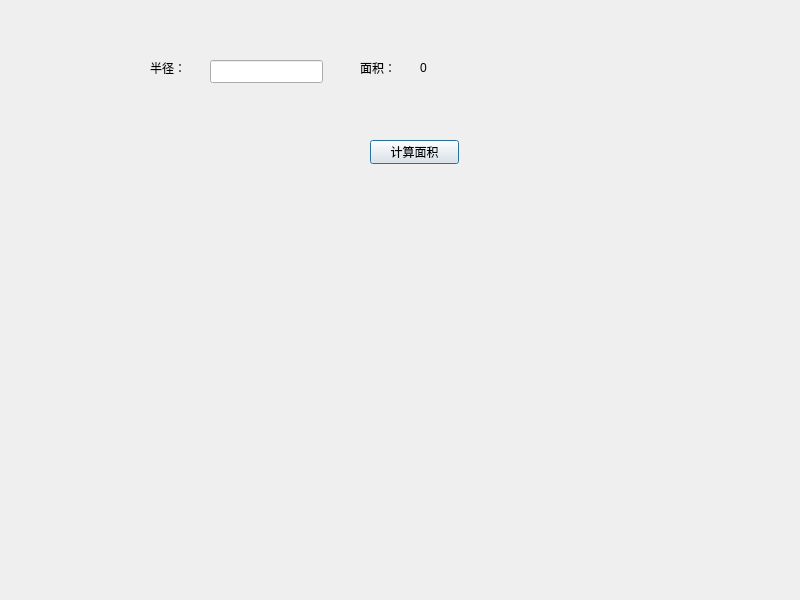
<?xml version="1.0" encoding="UTF-8"?>
<ui version="4.0">
 <class>radiusLable</class>
 <widget class="QDialog" name="radiusLable">
  <property name="geometry">
   <rect>
    <x>0</x>
    <y>0</y>
    <width>800</width>
    <height>600</height>
   </rect>
  </property>
  <property name="windowTitle">
   <string>Dialog</string>
  </property>
  <widget class="QLabel" name="radiusLabel">
   <property name="geometry">
    <rect>
     <x>150</x>
     <y>60</y>
     <width>72</width>
     <height>15</height>
    </rect>
   </property>
   <property name="text">
    <string>半径：</string>
   </property>
  </widget>
  <widget class="QLineEdit" name="radiusLineEdit">
   <property name="geometry">
    <rect>
     <x>210</x>
     <y>60</y>
     <width>113</width>
     <height>23</height>
    </rect>
   </property>
  </widget>
  <widget class="QLabel" name="areaLable">
   <property name="geometry">
    <rect>
     <x>360</x>
     <y>60</y>
     <width>71</width>
     <height>16</height>
    </rect>
   </property>
   <property name="text">
    <string>面积：</string>
   </property>
  </widget>
  <widget class="QLabel" name="areaResultLable">
   <property name="geometry">
    <rect>
     <x>420</x>
     <y>60</y>
     <width>72</width>
     <height>16</height>
    </rect>
   </property>
   <property name="mouseTracking">
    <bool>false</bool>
   </property>
   <property name="acceptDrops">
    <bool>false</bool>
   </property>
   <property name="autoFillBackground">
    <bool>false</bool>
   </property>
   <property name="text">
    <string>0</string>
   </property>
   <property name="wordWrap">
    <bool>false</bool>
   </property>
   <property name="openExternalLinks">
    <bool>false</bool>
   </property>
  </widget>
  <widget class="QPushButton" name="calButton">
   <property name="geometry">
    <rect>
     <x>370</x>
     <y>140</y>
     <width>89</width>
     <height>24</height>
    </rect>
   </property>
   <property name="text">
    <string>计算面积</string>
   </property>
  </widget>
 </widget>
 <resources/>
 <connections/>
</ui>
